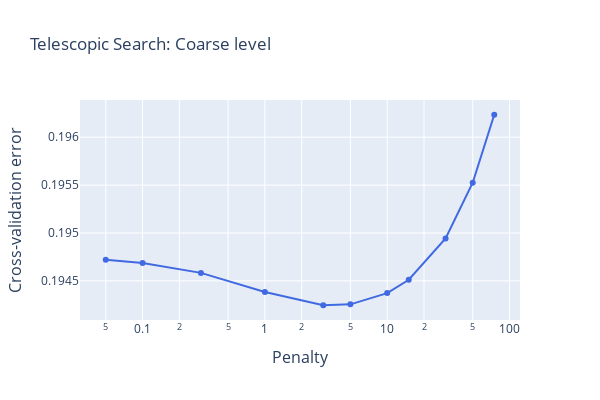

Notebook code for this chart:
### Code cell
fig = go.Figure()

fig.add_trace(
    go.Scatter(
        x = alphas1,
        y= cv_ridge1,
        line = dict(color='royalBlue', width=2)
        ),
)



fig.update_layout(
   
    xaxis=go.layout.XAxis(
        title=go.layout.xaxis.Title(
            text="Penalty",
            font=dict(
                size=16
            )
        )
    ),
    
    yaxis=go.layout.YAxis(
        title=go.layout.yaxis.Title(
            text="Cross-validation error",
            font=dict(
                size=16
            )
        )
    ),
)


fig.update_layout(height=400,
                width = 600,
                title = 'Telescopic Search: Coarse level', 
                  xaxis_type="log", 
                  showlegend=False)

fig.show()

### Figure 1 — Plotly figure (JSON) as saved in the notebook; plotly's stock layout.template omitted (floating-point values rounded to 4 significant figures)
{"data": [{"line": {"color": "royalBlue", "width": 2}, "type": "scatter", "x": [0.05, 0.1, 0.3, 1, 3, 5, 10, 15, 30, 50, 75], "y": [0.1947, 0.1947, 0.1946, 0.1944, 0.1942, 0.1943, 0.1944, 0.1945, 0.1949, 0.1955, 0.1962]}], "layout": {"height": 400, "showlegend": false, "title": {"text": "Telescopic Search: Coarse level"}, "width": 600, "xaxis": {"title": {"font": {"size": 16}, "text": "Penalty"}, "type": "log"}, "yaxis": {"title": {"font": {"size": 16}, "text": "Cross-validation error"}}}}
